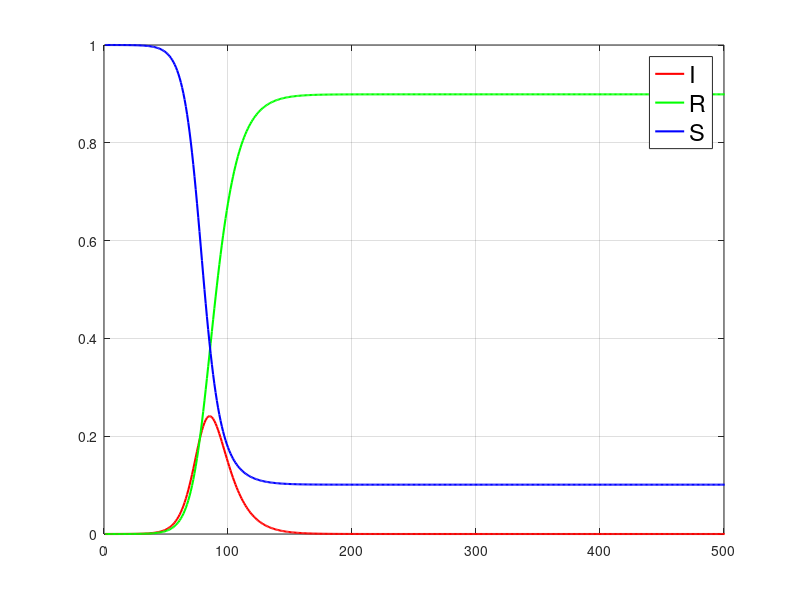
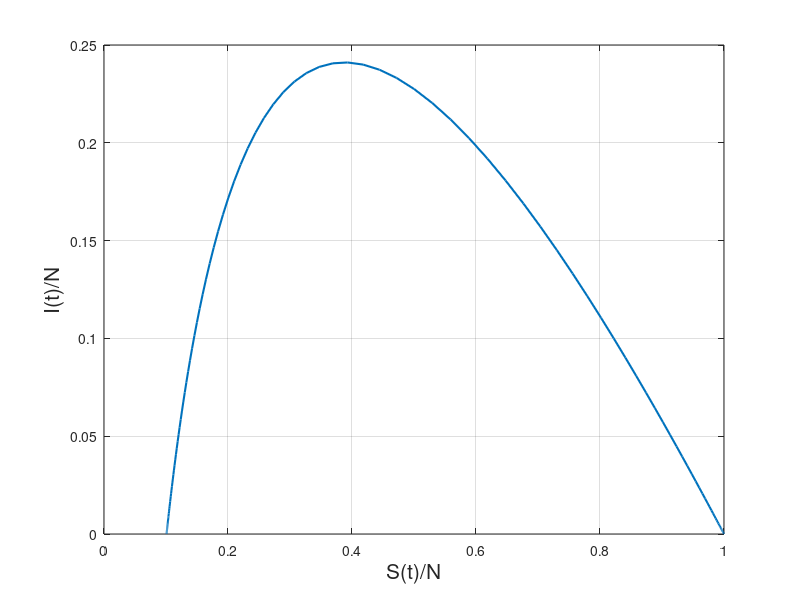
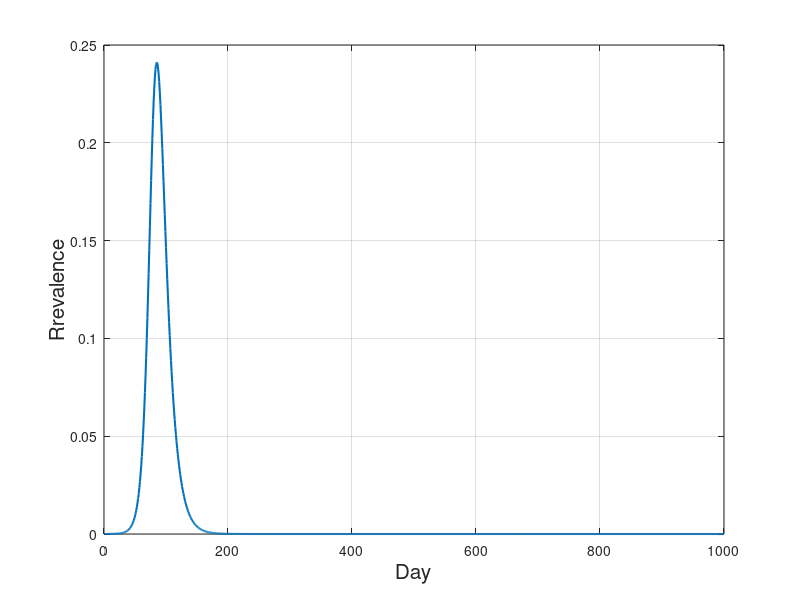
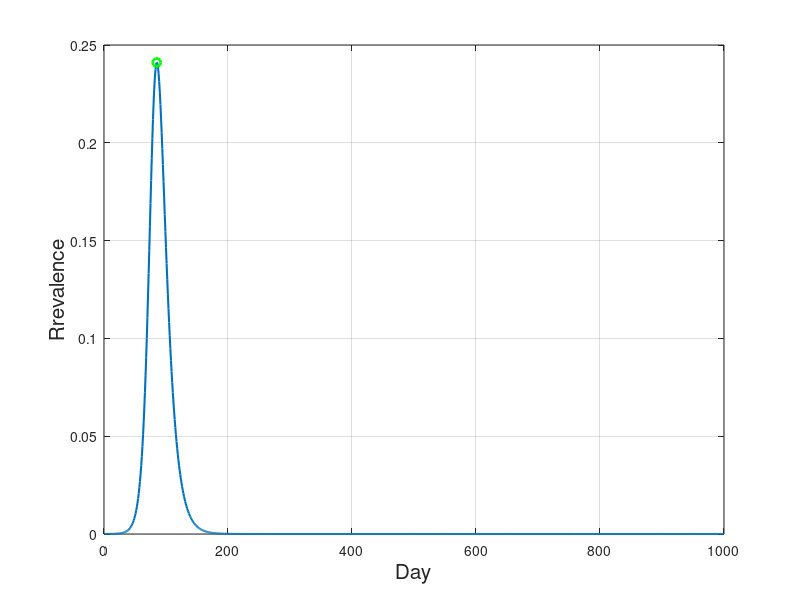

MATLAB code for these plots, in order:
% In the SIR model we have 3 epidemiological classes: Susceptible, Infected and Removed individuals.
% SIR.m - we are just looking at a static population.
clear all,close all
pkg load signal
dt=1;
N=10^6;			% The total population
beta=0.25;		% Number of contacts per day that are sufficient to spread the disease
gamma=1/10;		% Fraction of the infected group that will recover during any given day
I(1)=10;		% I(0) - initial number of infected individuals
S(1)=N-I(1);	% S(0) - initial number of susceptible individuals

% I(n) - number of infected individuals
% S(n) - number of susceptible individuals
for n=2:1000
	I(n) = I(n-1)+dt*(beta*(S(n-1)/N)-gamma)*I(n-1);
	S(n) = S(n-1)-dt*beta*S(n-1)*(I(n-1)/N);
endfor

x=S/N;			% x - susceptible fraction of the population
y=I/N;			% y - infected fraction of the population
z=1-x-y;		% z - removed fraction of the population

vreme=1:1:1000;
figure 1, 
plot(vreme,y,"r","linewidth",1.5,
	vreme,z,"g","linewidth",1.5,
	vreme,x,"b","linewidth",1.5);
leg=legend("I","R","S")
set(leg,"fontsize",17);
axis([0 500 0 1])
grid on
hold on

figure 2,
plot(x,y,"linewidth",1.5);
xlabel('S(t)/N',"fontsize",15)
ylabel('I(t)/N',"fontsize",15)
grid on
hold on

figure 3,
plot(y,"linewidth",1.5);
xlabel('Day',"fontsize",15)
ylabel('Rrevalence',"fontsize",15)
grid on
hold on

[pks,loc]=findpeaks(y);
[pk ipk]=max(pks)
maxI=pk			% infected population at the peak of the epidemic
Tstar=loc(ipk)	% time where the epidemic reaches its peak
Rinf=z(end)	% removed population after the epidemic

figure 4,
plot(vreme,y,"linewidth",1.5,
	 loc,pks,"go","linewidth",2);
xlabel('Day',"fontsize",15)
ylabel('Rrevalence',"fontsize",15)
grid on
hold on
